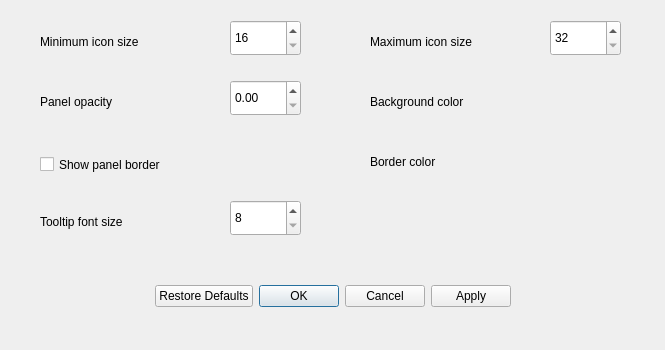
<?xml version="1.0" encoding="UTF-8"?>
<ui version="4.0">
 <class>AppearanceSettingsDialog</class>
 <widget class="QDialog" name="AppearanceSettingsDialog">
  <property name="geometry">
   <rect>
    <x>0</x>
    <y>0</y>
    <width>665</width>
    <height>350</height>
   </rect>
  </property>
  <property name="windowTitle">
   <string>Appearance Settings</string>
  </property>
  <widget class="QDialogButtonBox" name="buttonBox">
   <property name="geometry">
    <rect>
     <x>80</x>
     <y>280</y>
     <width>505</width>
     <height>32</height>
    </rect>
   </property>
   <property name="orientation">
    <enum>Qt::Horizontal</enum>
   </property>
   <property name="standardButtons">
    <set>QDialogButtonBox::Apply|QDialogButtonBox::Cancel|QDialogButtonBox::Ok|QDialogButtonBox::RestoreDefaults</set>
   </property>
   <property name="centerButtons">
    <bool>true</bool>
   </property>
  </widget>
  <widget class="QLabel" name="minSizeLabel">
   <property name="geometry">
    <rect>
     <x>40</x>
     <y>30</y>
     <width>181</width>
     <height>23</height>
    </rect>
   </property>
   <property name="text">
    <string>Minimum icon size</string>
   </property>
  </widget>
  <widget class="QSpinBox" name="minSize">
   <property name="geometry">
    <rect>
     <x>230</x>
     <y>20</y>
     <width>71</width>
     <height>36</height>
    </rect>
   </property>
   <property name="minimum">
    <number>16</number>
   </property>
   <property name="maximum">
    <number>64</number>
   </property>
   <property name="singleStep">
    <number>8</number>
   </property>
  </widget>
  <widget class="QLabel" name="maxSizeLabel">
   <property name="geometry">
    <rect>
     <x>370</x>
     <y>30</y>
     <width>181</width>
     <height>23</height>
    </rect>
   </property>
   <property name="text">
    <string>Maximum icon size</string>
   </property>
  </widget>
  <widget class="QSpinBox" name="maxSize">
   <property name="geometry">
    <rect>
     <x>550</x>
     <y>20</y>
     <width>71</width>
     <height>36</height>
    </rect>
   </property>
   <property name="minimum">
    <number>32</number>
   </property>
   <property name="maximum">
    <number>192</number>
   </property>
   <property name="singleStep">
    <number>8</number>
   </property>
  </widget>
  <widget class="QLabel" name="backgroundAlphaLabel">
   <property name="geometry">
    <rect>
     <x>40</x>
     <y>90</y>
     <width>181</width>
     <height>23</height>
    </rect>
   </property>
   <property name="text">
    <string>Panel opacity</string>
   </property>
  </widget>
  <widget class="QDoubleSpinBox" name="backgroundAlpha">
   <property name="geometry">
    <rect>
     <x>230</x>
     <y>80</y>
     <width>71</width>
     <height>36</height>
    </rect>
   </property>
   <property name="maximum">
    <double>1.000000000000000</double>
   </property>
   <property name="singleStep">
    <double>0.010000000000000</double>
   </property>
  </widget>
  <widget class="QLabel" name="backgroundColorLabel">
   <property name="geometry">
    <rect>
     <x>370</x>
     <y>90</y>
     <width>181</width>
     <height>23</height>
    </rect>
   </property>
   <property name="text">
    <string>Background color</string>
   </property>
  </widget>
  <widget class="QCheckBox" name="showBorder">
   <property name="geometry">
    <rect>
     <x>40</x>
     <y>150</y>
     <width>261</width>
     <height>29</height>
    </rect>
   </property>
   <property name="text">
    <string>Show panel border</string>
   </property>
  </widget>
  <widget class="QLabel" name="borderColorLabel">
   <property name="geometry">
    <rect>
     <x>370</x>
     <y>150</y>
     <width>181</width>
     <height>23</height>
    </rect>
   </property>
   <property name="text">
    <string>Border color</string>
   </property>
  </widget>
  <widget class="QLabel" name="tooltipFontSizeLabel">
   <property name="geometry">
    <rect>
     <x>40</x>
     <y>210</y>
     <width>181</width>
     <height>23</height>
    </rect>
   </property>
   <property name="text">
    <string>Tooltip font size</string>
   </property>
  </widget>
  <widget class="QSpinBox" name="tooltipFontSize">
   <property name="geometry">
    <rect>
     <x>230</x>
     <y>200</y>
     <width>71</width>
     <height>36</height>
    </rect>
   </property>
   <property name="minimum">
    <number>8</number>
   </property>
   <property name="maximum">
    <number>28</number>
   </property>
   <property name="singleStep">
    <number>2</number>
   </property>
  </widget>
 </widget>
 <resources/>
 <connections>
  <connection>
   <sender>buttonBox</sender>
   <signal>accepted()</signal>
   <receiver>AppearanceSettingsDialog</receiver>
   <slot>accept()</slot>
   <hints>
    <hint type="sourcelabel">
     <x>248</x>
     <y>254</y>
    </hint>
    <hint type="destinationlabel">
     <x>157</x>
     <y>274</y>
    </hint>
   </hints>
  </connection>
  <connection>
   <sender>buttonBox</sender>
   <signal>rejected()</signal>
   <receiver>AppearanceSettingsDialog</receiver>
   <slot>reject()</slot>
   <hints>
    <hint type="sourcelabel">
     <x>316</x>
     <y>260</y>
    </hint>
    <hint type="destinationlabel">
     <x>286</x>
     <y>274</y>
    </hint>
   </hints>
  </connection>
 </connections>
</ui>
